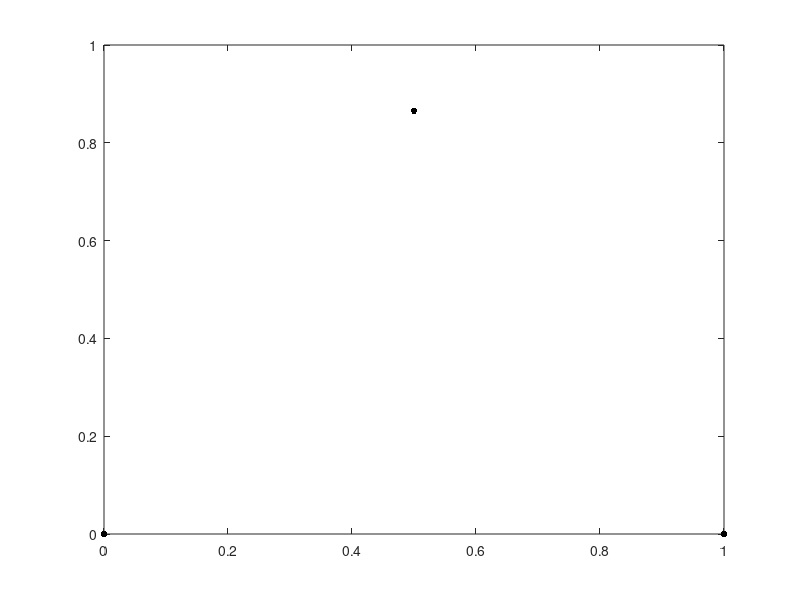

Write the MATLAB code that produced this figure. (Note: this script raises an error after producing the figure.)
function [] = add_labels(label_string)

    if (~exist('label_string','var') || isempty(label_string))
        label_string = {'1','2','3'};
    end
    
    L = 1;
    H = (L/2)*tan(60*pi/180);
    
    %% add labels
    delta = 0.1; % was 0.07
    text([L/2,-delta,L+delta],[H+delta,-tan(pi/6)*delta,-tan(pi/6)*delta],label_string, 'HorizontalAlignment','center', 'VerticalAlignment','middle', 'fontsize', 36 );
    
    %% plot triangle boundaries (behind everything)
    lw = 5;
    H = (1/2)*tan(60*pi/180);

    plot([0,1/2],[0,H],'-k','LineWidth',lw);
    plot([1/2,1],[H,0],'-k','LineWidth',lw);
    plot([0,1],[0,0],'-k','LineWidth',lw);
    plot([0,1/2,1],[0,H,0],'.k','MarkerSize',15);
    chi=get(gca, 'Children');
    set(gca,'Children',[chi(4:end);chi(1:4)]);
    
    
    %% move contours to bottom
    chi=get(gca, 'Children');
    indices = [];
    j=1;
    for i = 1:length(chi)        
        t = chi(i);
        if strcmp(get(t,'Type'),'contour')
            indices(j) = i;
            j = j + 1;
        end
    end
    
    if ~isempty(indices)
        chi_bottom = chi(indices);
        chi_leftover = chi;
        chi_leftover(indices) = [];
        set(gca,'Children',[chi_leftover;chi_bottom]);
    end

    % set y-limits:
    del = (1 - H)/2;
    mul = 1;
    xl = xlim;
    
    xlim([min(-mul*del,xl(1)),max(L + mul*del,xl(2))]);
    
    % set ylim based on xlim, if they've been previously set elsewhere
    xl = xlim;
    del = abs(xl(1));
    mul = max(del/((1 - H)/2),2);
    
    del = (1 - H)/2;
    ylim([-mul*del-del,H+mul*del]);
    xlim([min(-mul*del,xl(1)),max(L + mul*del,xl(2))]);

    % clean up triangle
    set(gca,'visible','off');
    set(findall(gca, 'type', 'text'), 'visible', 'on'); % leave on title
    box off;
    set(gcf,'color','w');
    pos=get(gcf,'Position');
    width = 600;
    set(gcf,'Position',[pos(1),pos(2),width/sin(pi/3),width]);
end